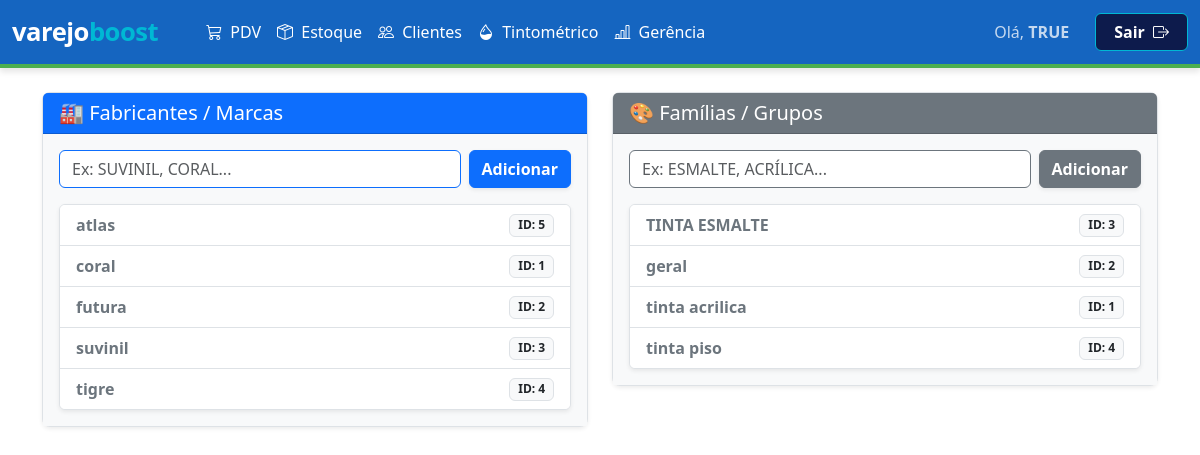
Page /gerencia/auxiliares/ (signed in) on the earlier database version.
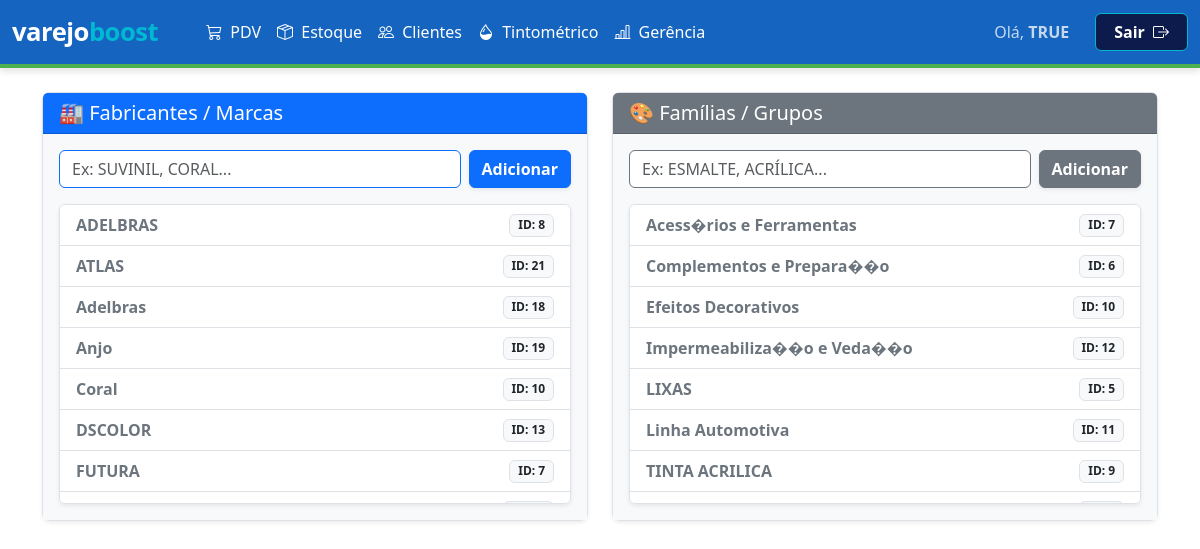
Same page on the later database version.
### inventario/models.py (models this page shows, shortened)
class Marca(models.Model):
    nome = models.CharField(max_length=100, unique=True)

class Familia(models.Model):
    nome = models.CharField(max_length=100, unique=True)

### inventario/views/auxiliares.py (the view)
# urls.py: path('gerencia/auxiliares/', auxiliares.tela_marcas, name='tela_gerencia_auxiliares'),
def tela_marcas(request):
    if 'usuario_logado' not in request.session:
        return redirect('login')
    familias = Familia.objects.all().order_by('nome')
    marcas = Marca.objects.all().order_by('nome')
    return render(request, 'inventario/gerencia_auxiliares.html', {
        'familias': familias, 'marcas': marcas, 'marcas_list': marcas, 'fabricantes': marcas, 'aba_ativa': 'marcas'
    })

### inventario/templates/inventario/gerencia_auxiliares.html (shortened to what this page needs)
{% extends 'inventario/base.html' %}
{% block content %}
<div class="row g-4">
    <div class="col-md-6">
        <div class="card shadow-sm border-0">
            <div class="card-header bg-primary text-white fw-bold">
                <h5 class="mb-0">🏭 Fabricantes / Marcas</h5>
            </div>
            <div class="card-body bg-light">
                <form method="POST" action="{% url 'salvar_marca' %}" class="d-flex gap-2 mb-3">
                    <input type="text" name="nome" class="form-control border-primary" placeholder="Ex: SUVINIL, CORAL..." required>
                    <button type="submit" class="btn btn-primary fw-bold shadow-sm">Adicionar</button>
                </form>
                <div class="bg-white border rounded shadow-sm" style="max-height: 300px; overflow-y: auto;">
                    <ul class="list-group list-group-flush">
                        {% for m in marcas %}
                        <li class="list-group-item d-flex justify-content-between align-items-center">
                            <span class="fw-bold text-secondary">{{ m.nome }}</span>
                            <span class="badge bg-light text-dark border">ID: {{ m.id }}</span>
                        </li>
                        {% empty %}
                        <li class="list-group-item text-muted text-center py-4">Nenhuma marca cadastrada.</li>
                        {% endfor %}
                    </ul>
                </div>
            </div>
        </div>
    </div>
    <div class="col-md-6">
        <div class="card shadow-sm border-0">
            <div class="card-header bg-secondary text-white fw-bold">
                <h5 class="mb-0">🎨 Famílias / Grupos</h5>
            </div>
            <div class="card-body bg-light">
                <form method="POST" action="{% url 'salvar_familia' %}" class="d-flex gap-2 mb-3">
                    <input type="text" name="nome" class="form-control border-secondary" placeholder="Ex: ESMALTE, ACRÍLICA..." required>
                    <button type="submit" class="btn btn-secondary fw-bold shadow-sm">Adicionar</button>
                </form>
                <div class="bg-white border rounded shadow-sm" style="max-height: 300px; overflow-y: auto;">
                    <ul class="list-group list-group-flush">
                        {% for f in familias %}
                        <li class="list-group-item d-flex justify-content-between align-items-center">
                            <span class="fw-bold text-secondary">{{ f.nome }}</span>
                            <span class="badge bg-light text-dark border">ID: {{ f.id }}</span>
                        </li>
                        {% empty %}
                        <li class="list-group-item text-muted text-center py-4">Nenhuma família cadastrada.</li>
                        {% endfor %}
                    </ul>
                </div>
            </div>
        </div>
    </div>
</div>
{% endblock %}

Differences in the rows shown:
no longer on this page (row unchanged): Marca: nome "atlas", id "5"
no longer on this page (row unchanged): Marca: nome "coral", id "1"
no longer on this page (row unchanged): Marca: nome "futura", id "2"
no longer on this page (row unchanged): Marca: nome "suvinil", id "3"
no longer on this page (row unchanged): Marca: nome "tigre", id "4"
no longer on this page (row unchanged): Familia: nome "TINTA ESMALTE", id "3"
no longer on this page (row unchanged): Familia: nome "geral", id "2"
no longer on this page (row unchanged): Familia: nome "tinta acrilica", id "1"
no longer on this page (row unchanged): Familia: nome "tinta piso", id "4"
added Marca: nome "ADELBRAS", id "8"
added Marca: nome "ATLAS", id "21"
added Marca: nome "Adelbras", id "18"
added Marca: nome "Anjo", id "19"
added Marca: nome "Coral", id "10"
added Marca: nome "DSCOLOR", id "13"
added Marca: nome "FUTURA", id "7"
added Familia: nome "Acess�rios e Ferramentas", id "7"
added Familia: nome "Complementos e Prepara��o", id "6"
added Familia: nome "Efeitos Decorativos", id "10"
added Familia: nome "Impermeabiliza��o e Veda��o", id "12"
added Familia: nome "LIXAS", id "5"
added Familia: nome "Linha Automotiva", id "11"
added Familia: nome "TINTA ACRILICA", id "9"
